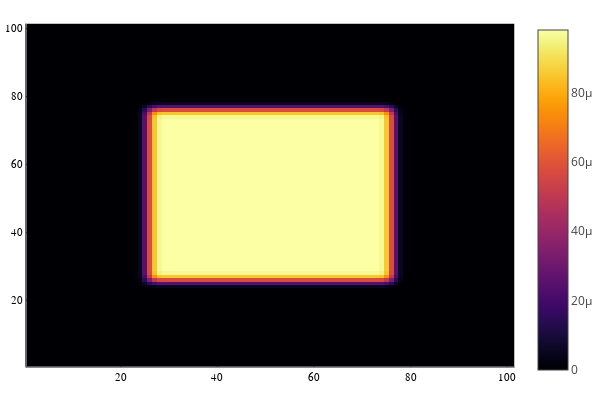

The code cell stored with this chart in its notebook:
### Code cell
lp_21_2d = lowpass_21 * lowpass_21'
lp_21_2d_f = fft(lp_21_2d) / length(lp_21_2d) |> fftshift

heatmap( abs.(lp_21_2d_f) )

### Figure 1 — Plotly figure (JSON) as saved in the notebook; plotly's stock layout.template omitted (floating-point values rounded to 4 significant figures; data arrays with more than 128 entries replaced by an {"elided": "..."} marker saying what was removed)
{"data": [{"colorbar": {"title": ""}, "colorscale": [[0, "rgba(0, 0, 4, 1.000)"], [0.03448, "rgba(4, 3, 20, 1.000)"], [0.06897, "rgba(13, 8, 41, 1.000)"], [0.1034, "rgba(24, 12, 60, 1.000)"], [0.1379, "rgba(38, 12, 81, 1.000)"], [0.1724, "rgba(54, 9, 97, 1.000)"], [0.2069, "rgba(69, 10, 105, 1.000)"], [0.2414, "rgba(84, 15, 109, 1.000)"], [0.2759, "rgba(97, 19, 110, 1.000)"], [0.3103, "rgba(111, 25, 110, 1.000)"], [0.3448, "rgba(125, 30, 109, 1.000)"], [0.3793, "rgba(140, 35, 105, 1.000)"], [0.4138, "rgba(154, 40, 101, 1.000)"], [0.4483, "rgba(166, 45, 96, 1.000)"], [0.4828, "rgba(180, 51, 89, 1.000)"], [0.5172, "rgba(193, 58, 80, 1.000)"], [0.5517, "rgba(206, 67, 71, 1.000)"], [0.5862, "rgba(216, 76, 62, 1.000)"], [0.6207, "rgba(226, 87, 52, 1.000)"], [0.6552, "rgba(235, 100, 41, 1.000)"], [0.6897, "rgba(241, 115, 29, 1.000)"], [0.7241, "rgba(247, 130, 18, 1.000)"], [0.7586, "rgba(250, 144, 8, 1.000)"], [0.7931, "rgba(252, 161, 8, 1.000)"], [0.8276, "rgba(252, 178, 22, 1.000)"], [0.8621, "rgba(250, 196, 42, 1.000)"], [0.8966, "rgba(246, 213, 67, 1.000)"], [0.931, "rgba(243, 229, 93, 1.000)"], [0.9655, "rgba(242, 244, 130, 1.000)"], [1, "rgba(252, 255, 164, 1.000)"]], "name": "y1", "showlegend": false, "showscale": true, "type": "heatmap", "x": [1, 2, 3, 4, 5, 6, 7, 8, 9, 10, 11, 12, 13, 14, 15, 16, 17, 18, 19, 20, 21, 22, 23, 24, 25, 26, 27, 28, 29, 30, 31, 32, 33, 34, 35, 36, 37, 38, 39, 40, 41, 42, 43, 44, 45, 46, 47, 48, 49, 50, 51, 52, 53, 54, 55, 56, 57, 58, 59, 60, 61, 62, 63, 64, 65, 66, 67, 68, 69, 70, 71, 72, 73, 74, 75, 76, 77, 78, 79, 80, 81, 82, 83, 84, 85, 86, 87, 88, 89, 90, 91, 92, 93, 94, 95, 96, 97, 98, 99, 100, 101], "xaxis": "x1", "y": [1, 2, 3, 4, 5, 6, 7, 8, 9, 10, 11, 12, 13, 14, 15, 16, 17, 18, 19, 20, 21, 22, 23, 24, 25, 26, 27, 28, 29, 30, 31, 32, 33, 34, 35, 36, 37, 38, 39, 40, 41, 42, 43, 44, 45, 46, 47, 48, 49, 50, 51, 52, 53, 54, 55, 56, 57, 58, 59, 60, 61, 62, 63, 64, 65, 66, 67, 68, 69, 70, 71, 72, 73, 74, 75, 76, 77, 78, 79, 80, 81, 82, 83, 84, 85, 86, 87, 88, 89, 90, 91, 92, 93, 94, 95, 96, 97, 98, 99, 100, 101], "yaxis": "y1", "z": {"elided": "101x101 float values"}}], "layout": {"annotations": [], "height": 400, "legend": {"bgcolor": "rgba(255, 255, 255, 1.000)", "bordercolor": "rgba(0, 0, 0, 1.000)", "font": {"color": "rgba(0, 0, 0, 1.000)", "family": "sans-serif", "size": 11}, "tracegroupgap": 0, "x": 1, "y": 1}, "margin": {"b": 20, "l": 0, "r": 0, "t": 20}, "paper_bgcolor": "rgba(255, 255, 255, 1.000)", "plot_bgcolor": "rgba(255, 255, 255, 1.000)", "showlegend": true, "width": 600, "xaxis": {"anchor": "y1", "domain": [0.05101, 0.9934], "gridcolor": "rgba(0, 0, 0, 0.100)", "gridwidth": 0.5, "linecolor": "rgba(0, 0, 0, 1.000)", "mirror": false, "range": [0.5, 101.5], "showgrid": true, "showline": true, "showticklabels": true, "tickangle": 0, "tickcolor": "rgb(0, 0, 0)", "tickfont": {"color": "rgba(0, 0, 0, 1.000)", "family": "sans-serif", "size": 11}, "tickmode": "array", "ticks": "inside", "ticktext": ["20", "40", "60", "80", "100"], "tickvals": [20, 40, 60, 80, 100], "title": "", "titlefont": {"color": "rgba(0, 0, 0, 1.000)", "family": "sans-serif", "size": 15}, "type": "-", "visible": true, "zeroline": false, "zerolinecolor": "rgba(0, 0, 0, 1.000)"}, "yaxis": {"anchor": "x1", "domain": [0.03762, 0.9902], "gridcolor": "rgba(0, 0, 0, 0.100)", "gridwidth": 0.5, "linecolor": "rgba(0, 0, 0, 1.000)", "mirror": false, "range": [0.5, 101.5], "showgrid": true, "showline": true, "showticklabels": true, "tickangle": 0, "tickcolor": "rgb(0, 0, 0)", "tickfont": {"color": "rgba(0, 0, 0, 1.000)", "family": "sans-serif", "size": 11}, "tickmode": "array", "ticks": "inside", "ticktext": ["20", "40", "60", "80", "100"], "tickvals": [20, 40, 60, 80, 100], "title": "", "titlefont": {"color": "rgba(0, 0, 0, 1.000)", "family": "sans-serif", "size": 15}, "type": "-", "visible": true, "zeroline": false, "zerolinecolor": "rgba(0, 0, 0, 1.000)"}}}
